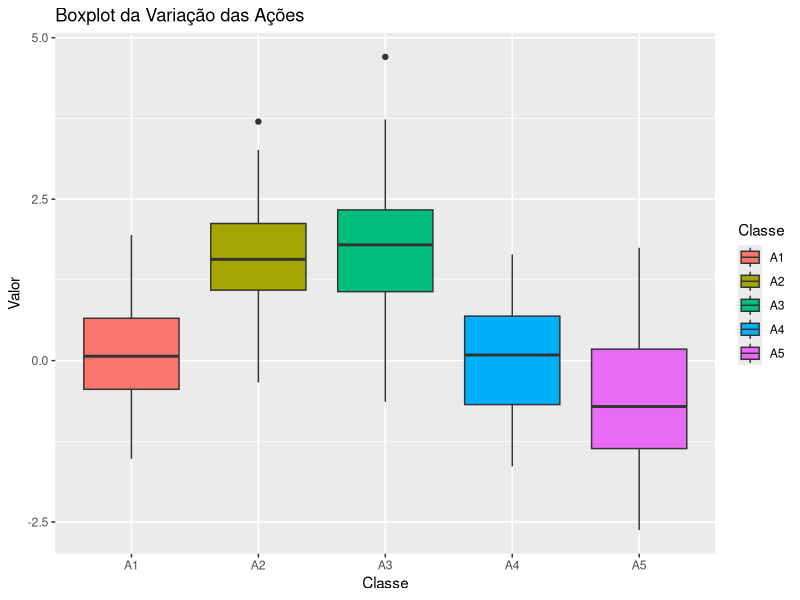
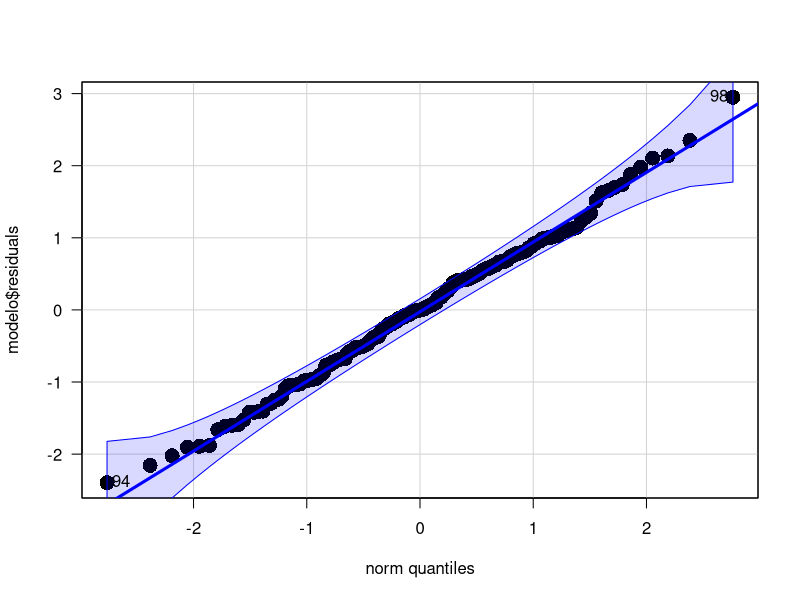
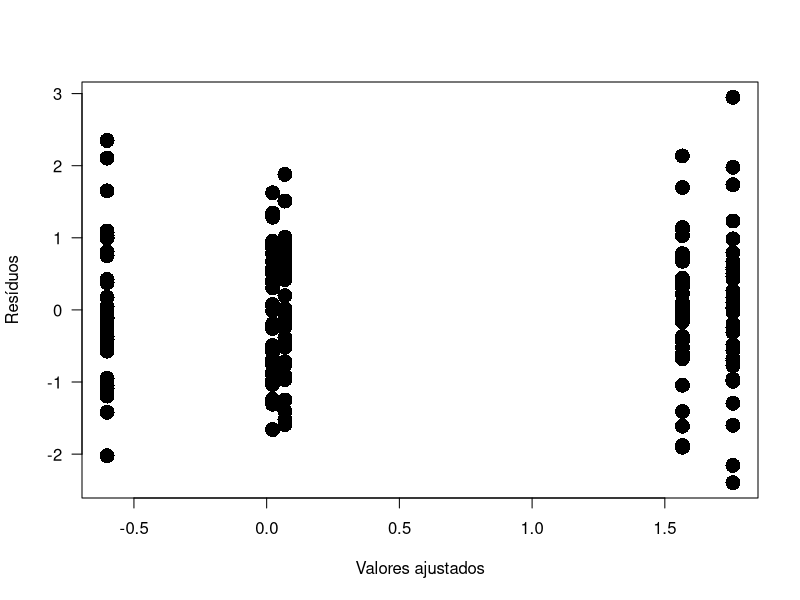
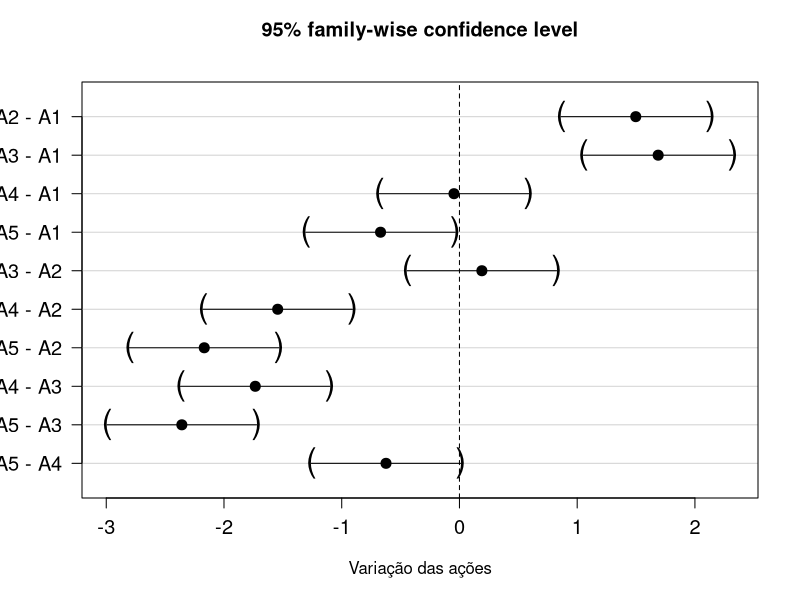
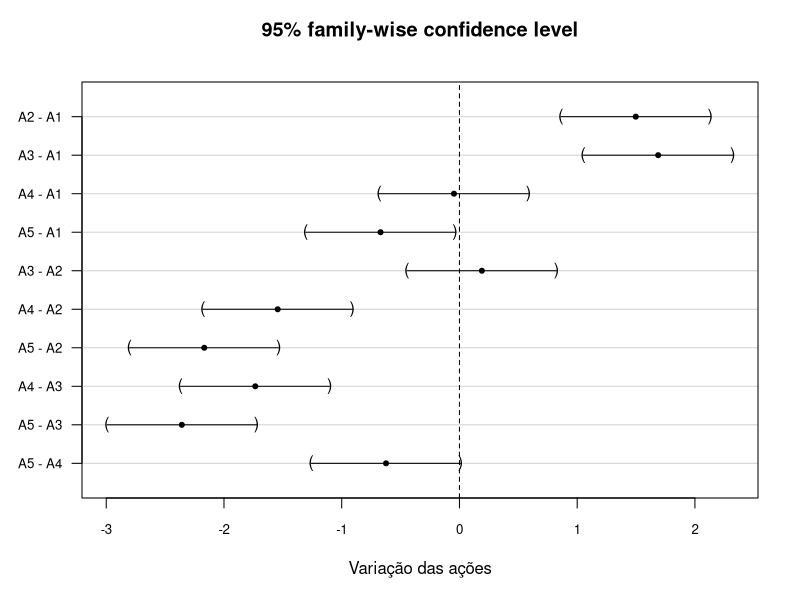

Write the R code that produced these figures, in order.
## ---- chunk 1

# Inicialização 

# Limpeza do workspace #

rm(list=ls())

# Verificação dos pacotes instalados #

packages_needed <- c("multcomp", "mvtnorm", "ggplot2", "car", "reshape2")
for (package_name in packages_needed) {
      if (!(package_name %in% rownames(installed.packages()))){
            install.packages(package_name)
      }
}

library(ggplot2)
library(car)
library(reshape2)
library(multcomp)
library(mvtnorm)

# Leitura e tratamento de dados -------------------------------------------

# Leitura do arquivo csv #

# dados <- Histórico de preços de fechamento
dados <- read.csv('DadosAcoesGrupoF.csv', header = FALSE)
# Tratamento dos dados #

# Ações <- Histórico variação mensal percentual
acoes <- matrix(nrow = 35, ncol = 5)
colnames(acoes) <- c("A1", "A2", "A3", "A4", "A5")

for(i in 1:35){
  
  acoes[i,] <- as.matrix((dados[i,] - dados[i+1,])/dados[i+1,] * 100)
  
}

# Premissas e parâmetros -------------------------------------------

amostras <- dim(acoes)[1]
grupos <- dim(acoes)[2]

alfa <- 0.05
beta <- 0.20 #Valor desejado

# Tamanho do efeito #

delta <- 1

# 1% de variação para ações de mesma volatilidade deve ser considerado relevante 

# Criar o boxplot com ggplot2 #

acoes_long <- melt(acoes, variable.name = "Classe", value.name = "Valor")
colnames(acoes_long)[colnames(acoes_long) == "Var2"] <- "Classe"

ggplot(acoes_long, aes(x = Classe, y = Valor, fill = Classe)) +
  geom_boxplot() +
  labs(title = "Boxplot da Variação das Ações", x = "Classe", y = "Valor") +
  theme(legend.position = "right")

## ---- chunk 2

# Teste inicial ----------------------------------------------------

modelo <- aov(Valor ~ Classe, data = acoes_long)
summary.aov(modelo)

# Se p-valor < alfa, rejeita H0
# Podemos rejeitar H0 em favor de H1, as ações são diferentes

## ---- chunk 3

# Teste de premissas -----------------------------------------------------

# Normalidade dos resíduos - Teste de Shapiro #

shapiro.test(modelo$residuals)

par(new = F)
qqPlot(modelo$residuals, 
       pch = 16, 
       lwd = 3, 
       cex = 2, 
       las = 1)

## ---- chunk 4

# Homoscedasticidade - Teste de Fligner-Killen #

fligner.test(Valor ~ Classe, data = acoes_long)

par(new = F)
plot(x    = modelo$fitted.values,
     y    = modelo$residuals,
     cex  = 2,
     las  = 1,
     pch  = 16,
     xlab = "Valores ajustados",
     ylab = "Resíduos")

## ---- chunk 5

# Independência - Teste de Durbin-Watson #

durbinWatsonTest(modelo)

## ---- chunk 6

# Cálculo do Número de amostras -------------

tau <- c(-delta / 2, 
         delta / 2, 
         rep(0, grupos - 2))

sigma <- max(sd(acoes[,1]),sd(acoes[,2]),sd(acoes[,3]),sd(acoes[,4]),sd(acoes[,5]))

vartau <- var(tau)

# Cálculo do número de amostras para o poder do teste
n_amostras <- power.anova.test(groups      = grupos, 
                               between.var = vartau, 
                               within.var  = sigma ^ 2, 
                               sig.level   = alfa, 
                               power       = 1 - beta)$n

# Exibindo o número de amostras necessário
cat("Número de amostras necessárias para poder de 80%:", n_amostras, "\n")

# Calculando o poder real do teste
beta_real <- 1 - power.anova.test(groups      = grupos, 
                                  between.var = vartau, 
                                  within.var  = sigma ^ 2, 
                                  sig.level   = alfa, 
                                  n           = amostras)$power

# Exibindo o poder real do teste
cat("Poder real do teste com o número atual de amostras:", beta_real, "\n")

## ---- chunk 7

# Teste todos contra todos -----------------------------------------------------

# Rejeitamos H0, as ações são diferentes, e as premissas válidas

modelo_tct <- glht(modelo, linfct = mcp(Classe = "Tukey"))
modelo_tct_CI <- confint(modelo_tct, level = 0.95)

summary(modelo_tct_CI)
par(new = F)
plot(modelo_tct_CI, 
     xlab       = "Variação das ações",
     cex.axis   = 1.2,
     cex        = 2)

# Gráfico
plot(modelo_tct_CI, 
     xlab       = "Variação das ações",
     cex.axis   = 0.8,    
     cex.lab    = 0.8,    
     cex        = 1.0)    
